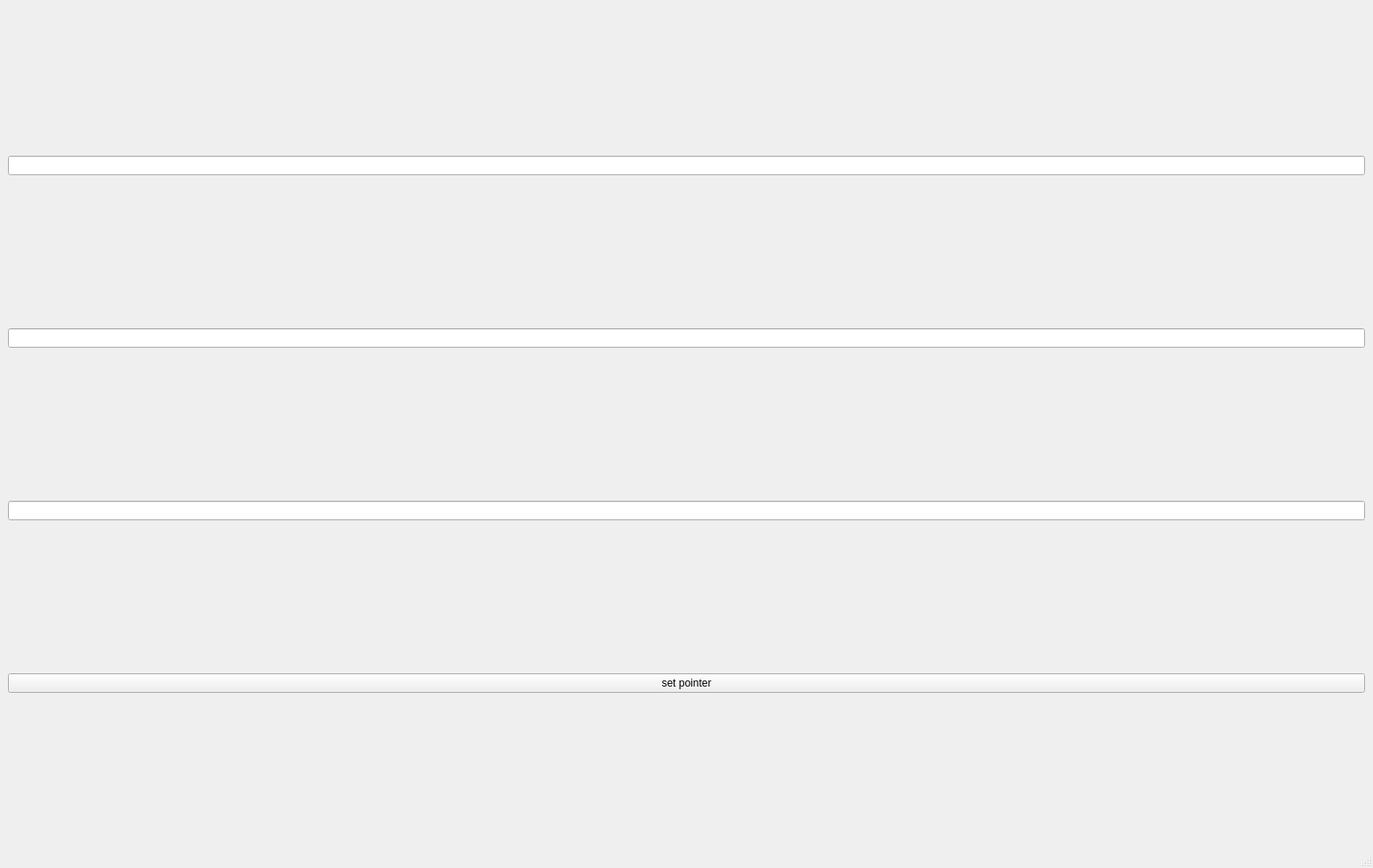
<?xml version="1.0" encoding="UTF-8"?>
<ui version="4.0">
 <class>MainWindow</class>
 <widget class="QMainWindow" name="MainWindow">
  <property name="geometry">
   <rect>
    <x>0</x>
    <y>0</y>
    <width>1551</width>
    <height>981</height>
   </rect>
  </property>
  <property name="windowTitle">
   <string>MainWindow</string>
  </property>
  <widget class="QWidget" name="centralwidget">
   <layout class="QGridLayout" name="gridLayout">
    <item row="1" column="0">
     <widget class="QLineEdit" name="lon"/>
    </item>
    <item row="0" column="0">
     <widget class="QLineEdit" name="lat"/>
    </item>
    <item row="3" column="0">
     <widget class="QPushButton" name="setPosition">
      <property name="text">
       <string>set pointer</string>
      </property>
     </widget>
    </item>
    <item row="2" column="0">
     <widget class="QLineEdit" name="PositionName"/>
    </item>
    <item row="4" column="0">
     <layout class="QVBoxLayout" name="mapLayout"/>
    </item>
   </layout>
  </widget>
  <widget class="QMenuBar" name="menubar">
   <property name="geometry">
    <rect>
     <x>0</x>
     <y>0</y>
     <width>1551</width>
     <height>22</height>
    </rect>
   </property>
  </widget>
  <widget class="QStatusBar" name="statusbar"/>
 </widget>
 <resources/>
 <connections/>
</ui>
